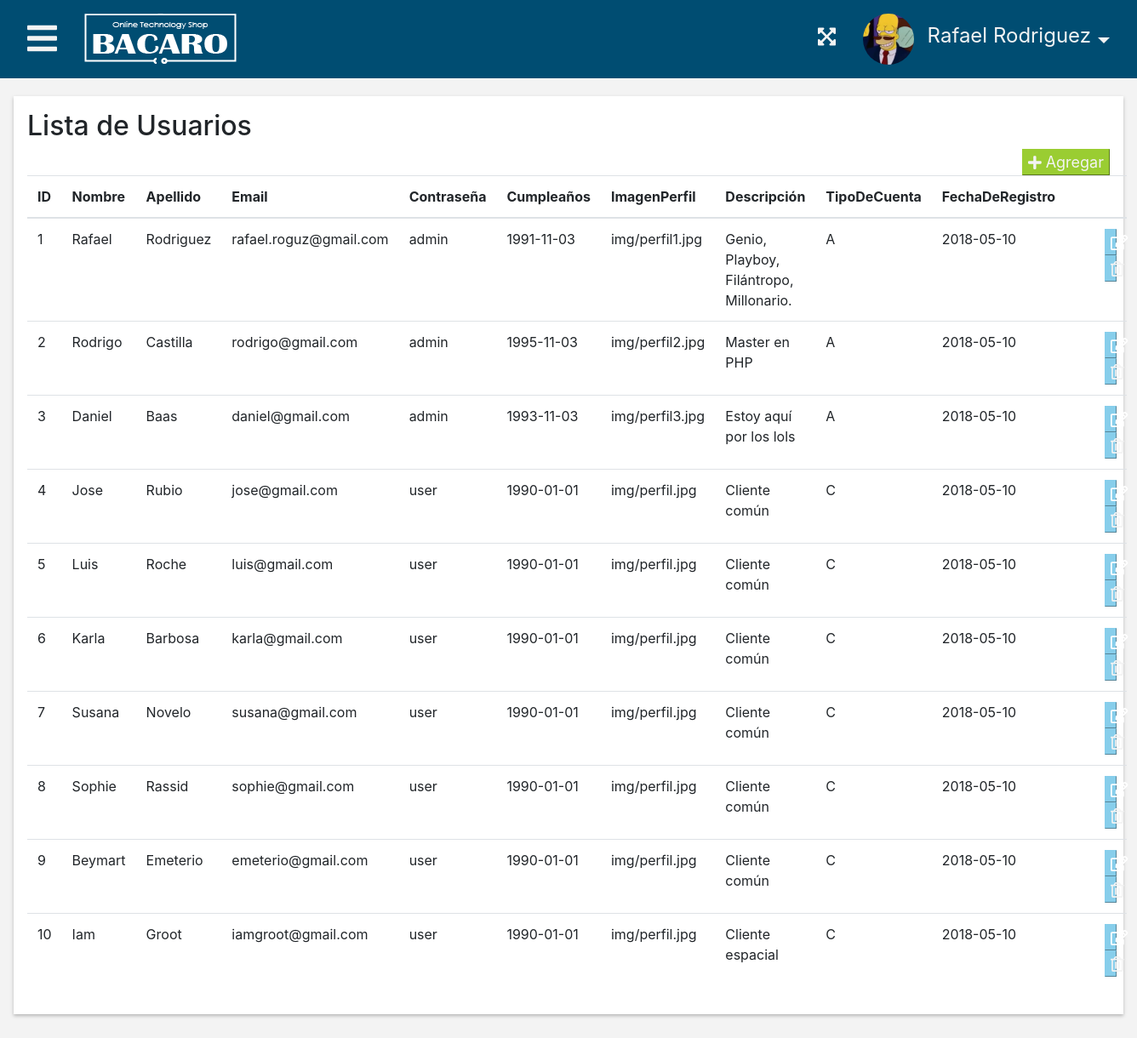
Page /www/AdminPage/users.php (signed in) on the committed database.
### tables this page shows
create table clientes (
	id_cliente int primary key auto_increment,
    nombre varchar(30) not null,
    apellido varchar(30) not null,
    correo varchar(30) not null,
    contrasena varchar(10) not null,
    cumpleanos date,
    imagen_perfil varchar(200),
    bio varchar(240),
    tipo_cuenta char(1) not null,
    fecha_registro date not null
);

### www/Model/user.php (called while the page is built, shortened)
<?php
class User{
    public static function getAll($conn)
    {
        $sql = "SELECT *
                FROM clientes
                ORDER BY id_cliente;";
        $results = $conn->query($sql);
        return $results->fetchAll(PDO::FETCH_ASSOC);
    }
}

### www/AdminPage/users.php (the view, shortened to what this page needs)
<?php
    $conn = require '../includes/db.php';
    $clientes = User::getAll($conn);
?>
<!DOCTYPE html>
<html lang="es">
<head>
    <link rel="stylesheet" href="https://maxcdn.bootstrapcdn.com/bootstrap/4.0.0/css/bootstrap.min.css">
    <link rel="stylesheet" href="css/productInfo.css">
</head>
<body>
    <div class="container-fluid">
        <div class="row d-flex d-md-block flex-nowrap wrapper">
            <div class="col" id="menu-superior">
                    <div id="menu-hamburguesa">
                        <a href="#" data-target="#sidebar" data-toggle="collapse" class="hover-transition">
                            <i class="fas fa-bars"></i>
                        </a>
                    </div>
                    <div id="navbar-logo">
                        <a href="/AdminPage/index.php"><img src="img/bacaro.png" alt="BACARO logo"></a>
                    </div>
                    <div class="right-options">
                        <div id="fullscreen-button">
                            <a href="#" title="Ver en pantalla completa" class="hover-transition" onclick="toggleFullScreen()">
                                <i class="fas fa-expand-arrows-alt"></i>
                            </a>
                        </div>
                        <div class="dropdown" align="center">
                            <button id="profile-button" data-toggle="dropdown" aria-haspopup="true" aria-expanded="false" class="dropdown-toggle">
                                <div id="navbar-profile"></div>
                                <div class="nombre-perfil">
                                    <span> <?php echo ($_SESSION['usuario']['nombre'] . ' ' . $_SESSION['usuario']['apellido'])?></span>
                                </div>
                            </button>
                        </div>
                    </div>
                </div>
            <div class="col" id="dashboard">
                <div class="row">
                       <div id="infoProductos" class="col">
						<div id="contenidoTabla" class="infoProduct">
						  <h2>Lista de Usuarios</h2>
						  <div class="accionAgregar"><button><a href="../webapp/products.html"><i class="fas fa-plus"> </i> Agregar</a></button></div>
							  <table class="table table-hover">
									<thead>
										<tr>
                                            <th>ID</th>
											<th>Nombre</th>
											<th>Apellido</th>
                                            <th>Email</th>
                                            <th>Contrase&ntilde;a</th>
                                            <th>Cumplea&ntilde;os</th>
                                            <th>ImagenPerfil</th>
											<th>Descripci&oacute;n</th>
                                            <th>TipoDeCuenta</th>
                                            <th>FechaDeRegistro</th>
											<th>&nbsp; </th>
										</tr>
									</thead>
									<tbody>
                                    <?php foreach($clientes as $cliente): ?>
                                        <tr>
                                            <td><?=$cliente['id_cliente']; ?></td>
                                            <td><?=$cliente['nombre']; ?></td>
											<td><?=$cliente['apellido']; ?></td>
											<td><?=$cliente['correo']; ?></td>
											<td><?=$cliente['contrasena']; ?></td>
                                            <td><?=$cliente['cumpleanos']; ?></td>
											<td><?=$cliente['imagen_perfil']; ?></td>
                                            <td><?=$cliente['bio']; ?></td>
                                            <td><?=$cliente['tipo_cuenta']; ?></td>
                                            <td><?=$cliente['fecha_registro']; ?></td>
											<td>
												<div class="accionTabla">
                                                    <a href="profiletInfo.php?id_cliente=<?=$cliente['id_cliente']; ?>" >
                                                        <button id="editar">
                                                            <i class="far fa-edit"></i>
                                                        </button>
                                                    </a>
													<button id="eliminar">
														<a href="#">
                                                            <i class="far fa-trash-alt"></i>
														</a>
													</button>
												</div>
											</td>
										</tr>
                                    <?php endforeach; ?>
									</tbody>
							  </table>
						</div>
					</div>
                </div>
            </div>
        </div>
    </div>
</body>
</html>

### www/AdminPage/css/productInfo.css (style rules this page uses)
html { font-family: 'Ubuntu', sans-serif; width: 100%; height: 100%; min-height: 100%; background-color: #f3f3f3; }
img { max-width: 100%; max-width: 100%; }
a { color: #f3f3f3; text-decoration: none; }
#menu-superior { padding: 16px; margin: 0; width: 100%; height: 92px; background-color: #004D72; color: #f3f3f3; }
#menu-hamburguesa { height: 100%; margin-left: 16px; margin-right: 16px; font-size: 40px; padding: 0; float: left; }
#navbar-logo { margin-left: 16px; margin-right: 16px; float: left; max-width: 180px; width: 180px; max-height: 60px; height: 60px; }
#navbar-profile { width: 60px; height: 60px; max-width: 60px; max-height: 60px; float: left; margin-right: 16px; border-radius: 30px; display: inline-block; background-image: url("../img/imagen-perfil.jpg"); background-repeat: no-repeat; background-position: center center; background-size: cover; }
#profile-button { padding: 0; margin-left: 16px; margin-right: 16px; height: 60px; max-height: 60px; overflow: hidden; background: none; border: none; color: #f3f3f3; transition-duration: 0.4s; cursor: pointer; outline: none; }
.nombre-perfil { float: left; height: 100%; padding-top: 8px; font-size: 24px; }
.dropdown { float: right; display: inline-block; float: right; text-align: center; }
.dropdown-toggle:after { margin-top: 28px; margin-left: 8px; font-size: 24px; }
.hover-transition { transition-duration: 0.3s; }
#fullscreen-button { font-size: 24px; float: left; margin-left: 16px; margin-right: 16px; padding-top: 10px; }
.right-options { float: right; }
#dashboard { padding: 16px; background-color: #f3f3f3; }
.infoProduct { padding: 16px; padding-left: 25px; margin: 0px 16px 0px 0px; width: 100%; position: relative; }
#contenidoTabla { padding: 16px; margin: 5px 5px 16px 0px; background-color: #ffffff; width: 100%; position: relative; box-shadow: 0px 2px 4px 0px rgba(0, 0, 0, 0.25); resize: vertical; display: inline-block; }
.accionAgregar button { float: right; color: white; background-color: yellowgreen; border-color: yellowgreen; border-width: thin; font-size: 18px; }
.accionTabla { margin-left: 5px; }
.accionTabla button { width: 30%; float: right; color: white; border-width: thin; background-color: skyblue; border-color: skyblue; font-size: 18px; margin-left: 9px; }

### rows in the picture
clientes: id_cliente "1", nombre "Rafael", apellido "Rodriguez", correo "rafael.roguz@gmail.com", contrasena "admin", cumpleanos "1991-11-03", imagen_perfil "img/perfil1.jpg", bio "Genio, Playboy, Filántropo, Millonario.", tipo_cuenta "A", fecha_registro "2018-05-10"
clientes: id_cliente "2", nombre "Rodrigo", apellido "Castilla", correo "rodrigo@gmail.com", contrasena "admin", cumpleanos "1995-11-03", imagen_perfil "img/perfil2.jpg", bio "Master en PHP", tipo_cuenta "A", fecha_registro "2018-05-10"
clientes: id_cliente "3", nombre "Daniel", apellido "Baas", correo "daniel@gmail.com", contrasena "admin", cumpleanos "1993-11-03", imagen_perfil "img/perfil3.jpg", bio "Estoy aquí por los lols", tipo_cuenta "A", fecha_registro "2018-05-10"
clientes: id_cliente "4", nombre "Jose", apellido "Rubio", correo "jose@gmail.com", contrasena "user", cumpleanos "1990-01-01", imagen_perfil "img/perfil.jpg", bio "Cliente común", tipo_cuenta "C", fecha_registro "2018-05-10"
clientes: id_cliente "5", nombre "Luis", apellido "Roche", correo "luis@gmail.com", contrasena "user", cumpleanos "1990-01-01", imagen_perfil "img/perfil.jpg", bio "Cliente común", tipo_cuenta "C", fecha_registro "2018-05-10"
clientes: id_cliente "6", nombre "Karla", apellido "Barbosa", correo "karla@gmail.com", contrasena "user", cumpleanos "1990-01-01", imagen_perfil "img/perfil.jpg", bio "Cliente común", tipo_cuenta "C", fecha_registro "2018-05-10"
clientes: id_cliente "7", nombre "Susana", apellido "Novelo", correo "susana@gmail.com", contrasena "user", cumpleanos "1990-01-01", imagen_perfil "img/perfil.jpg", bio "Cliente común", tipo_cuenta "C", fecha_registro "2018-05-10"
clientes: id_cliente "8", nombre "Sophie", apellido "Rassid", correo "sophie@gmail.com", contrasena "user", cumpleanos "1990-01-01", imagen_perfil "img/perfil.jpg", bio "Cliente común", tipo_cuenta "C", fecha_registro "2018-05-10"
clientes: id_cliente "9", nombre "Beymart", apellido "Emeterio", correo "emeterio@gmail.com", contrasena "user", cumpleanos "1990-01-01", imagen_perfil "img/perfil.jpg", bio "Cliente común", tipo_cuenta "C", fecha_registro "2018-05-10"
clientes: id_cliente "10", nombre "Iam", apellido "Groot", correo "iamgroot@gmail.com", contrasena "user", cumpleanos "1990-01-01", imagen_perfil "img/perfil.jpg", bio "Cliente espacial", tipo_cuenta "C", fecha_registro "2018-05-10"

### other values in the picture
$_SESSION['usuario']['nombre'] "Rafael"
$_SESSION['usuario']['apellido'] "Rodriguez"
